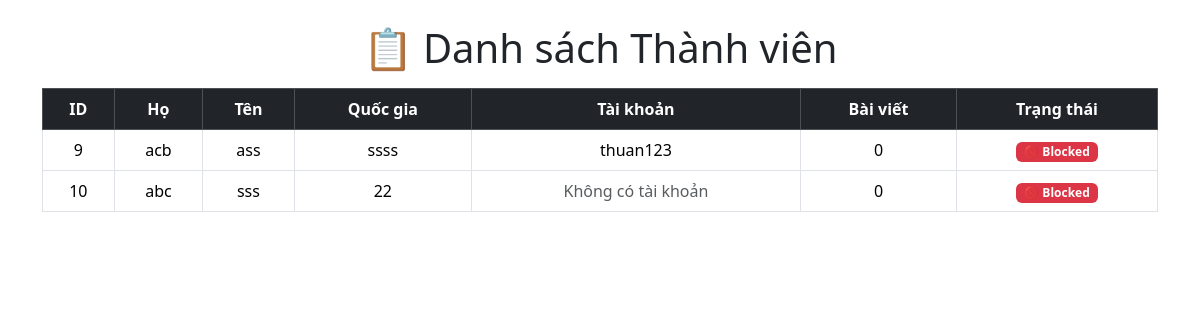
The app's page /index/ with its own data.
### app/models.py (models this page shows, shortened)
class Member(models.Model):
    user = models.OneToOneField(User, on_delete=models.SET_NULL, null=True, blank=False)
    firstname = models.CharField(max_length=100)
    lastname = models.CharField(max_length=100)
    country = models.CharField(max_length=100)
    def post_count(self):
        if self.user:
            return self.user.post_set.count()
        return 0

### app/views.py (the view)
# urls.py: path('index/', views.index, name="index"),
def index(request):
    mem=Member.objects.all()
    return render(request,'app/index.html',{'mem':mem})

### app/templates/app/index.html (shortened to what this page needs)
<!DOCTYPE html>
<html lang="en">
<head>
    {% load static %}
    <link rel="stylesheet" href="{% static 'style.css' %}">
    <link href="https://cdn.jsdelivr.net/npm/bootstrap@5.3.3/dist/css/bootstrap.min.css" rel="stylesheet">
</head>
<body>
    <div class="container mt-4">
        <h1 class="text-center">📋 Danh sách Thành viên</h1>
        <table class="table table-bordered table-hover mt-3">
            <thead class="table-dark text-center">
                <tr>
                    <th>ID</th>
                    <th>Họ</th>
                    <th>Tên</th>
                    <th>Quốc gia</th>
                    <th>Tài khoản</th>
                    <th>Bài viết</th>
                    <th>Trạng thái</th>
                </tr>
            </thead>
            <tbody>
                {% for x in mem %}
                <tr class="text-center">
                    <td>{{ x.id }}</td>
                    <td>{{ x.firstname }}</td>
                    <td>{{ x.lastname }}</td>
                    <td>{{ x.country }}</td>
                    <td>
                        {% if x.user %}
                            {{ x.user.username }}
                        {% else %}
                            <span class="text-muted">Không có tài khoản</span>
                        {% endif %}
                    </td>
                    <td>{{ x.post_count }}</td>
                    <td>
                        {% if x.user and x.user.is_active %}
                            <span class="badge bg-success">✔ Active</span>
                        {% else %}
                            <span class="badge bg-danger">🚫 Blocked</span>
                        {% endif %}
                    </td>
                </tr>
                {% endfor %}
            </tbody>
        </table>
    </div>
</body>
</html>

### app/static/style.css (style rules this page uses)
.container { margin: 80px 240px 60px 240px; padding: 0px 100px 100px 100px; }
h1 { color: green; }

### records on screen
Member: id "9", firstname "acb", lastname "ass", country "ssss", user.username "thuan123", post_count "0", shows "🚫 Blocked"
Member: id "10", firstname "abc", lastname "sss", country "22", shows "Không có tài khoản", post_count "0", shows "🚫 Blocked"
